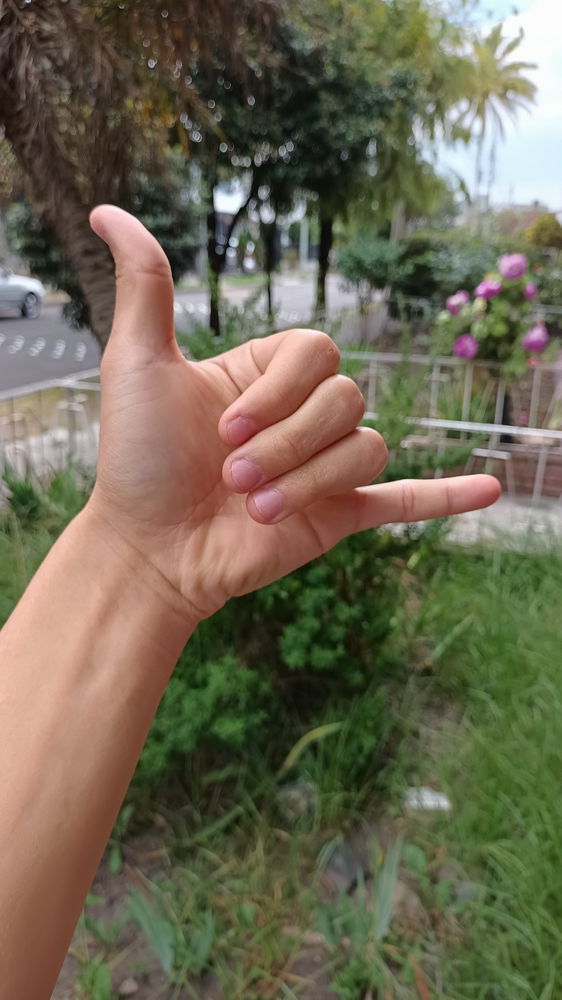
#> input picture Talleres/Taller 5/Images/1.jpg, 562 x 1000 px, shrunk from 2250 x 4000 before the run; its folder holds only this picture in this run
$ jupyter execute --allow-errors 'Taller 5.ipynb'
#> lines starting #> are read from the running program, lines starting #| are printed output that depends on the picture; after the words box and inside, x2 and y2 are one past the last pixel; in counts of white or black regions, pixels touching at a corner belong together
#> further down, img is the input picture: shape (1000, 562, 3); mean B, G, R 83.2, 104.1, 110.5
### **Taller 5 -  Extracción de características**

#### **Integrantes**

- Oscar Leonardo Riveros Perez

- Yovany Esneider Vargas Gutierrez

**1. Definir un vector de dimensión mayor o igual a 30**

[cell 1]
featuresVector = ['Numero de dedos',
                  'Ángulo pulgar', 'Ángulo indice', 'Ángulo corazón', 'Ángulo anular', 'Ángulo meñique',
                  'Ancho pulgar', 'Ancho indice', 'Ancho corazón', 'Ancho anular', 'Ancho meñique',
                  'Pulgar extendido', 'Indice extendido', 'Corazón extendido', 'Anular extendido', 'Meñique extendido',
                  'Pulgar contraído', 'Indice contraído', 'Corazón contraído', 'Anular contraído', 'Meñique contraído',
                  'Hu_1', 'Hu_2', 'Hu_3', 'Hu_4', 'Hu_5', 'Hu_6', 'Hu_7', 'Redondez', 'Compacidad']

print('Dimension del vector de características:', len(featuresVector))

Estás características, se someterán a evaluación bajos los criterios para un 'buen conjunto de características', por ahora son adecuadas para el desarrollo de esté taller.

[cell 2]
# Librerías
import cv2
from skimage import feature, filters
from scipy import signal
import matplotlib as mpl
mpl.rcParams['figure.dpi'] = 300
import time
import numpy as np

[cell 3]
# Funciones
def HSV(img): # Cambio de espacio de color
    return (cv2.cvtColor(img, cv2.COLOR_BGR2HSV))

def blurImg(img): # Suavizado del histograma y escala de grises
    #Se suaviza el histograma para eliminar mínimos locales
    blur = cv2.GaussianBlur(HSV(img), (3,3), 0)
    return cv2.cvtColor(blur, cv2.COLOR_BGR2GRAY)

def otsu(imgBlur): #Calculo del umbral por otsu
    #Calculo del brillo de la imagen
    y,x = imgBlur.shape[:2]
    brillo = np.sum(imgBlur)/(x*y)
    #La mano será un máximo global, para garantizar su aparición se usa umbral binario
    tre, otsu = cv2.threshold(imgBlur,0,255,cv2.THRESH_BINARY + cv2.THRESH_OTSU)

    #Inversion del umbral en dado caso que el brillo de la imagen sea mayor a 110
    if(brillo>110):
            otsu = ~otsu

    #Dilatar el umbral Otsu para rellenar Huecos
    kernel = np.ones((5, 5), np.uint8)
    return cv2.dilate(otsu, kernel, iterations = 2)

def edge(otsu): # Bordes
    #Hallar los contornos de la imagen
    c_Var = cv2.findContours(otsu, cv2.RETR_EXTERNAL, cv2.CHAIN_APPROX_SIMPLE)
    c_Var = c_Var[0] if len(c_Var) == 2 else c_Var[1]
    return max(c_Var, key = cv2.contourArea)

def segmentation(imgBlur, imgEdge): # Segmentación
    #Obtener el contorno y su version rellena sin borde
    Contorno_Fill   = np.zeros_like(imgBlur)
    Contorno        = np.zeros_like(imgBlur)
    cv2.drawContours(Contorno_Fill, [imgEdge], 0, (255,255,255), cv2.FILLED)
    cv2.drawContours(Contorno, [imgEdge], 0, (255,255,255), 3)
    Contorno_Fill = cv2.bitwise_and(cv2.bitwise_not(Contorno),Contorno_Fill)

    #Segmentación de la imagen
    return cv2.bitwise_and(imgBlur, Contorno_Fill)

def features21th(imgMasked, imgBlur, imgEdge, vector):# Obtención 21 primeras características
    y,x=imgBlur.shape[:2]
    #Filtro Canny
    Edge = feature.canny(imgMasked,sigma = 1).astype(np.uint8)
    kernel = np.ones((5, 5), np.uint8)
    Edge = cv2.dilate(Edge, kernel, iterations = 2)

    #Threshold THblack
    _,shadows = cv2.threshold(imgMasked,115,255,cv2.THRESH_BINARY)

    #AND - THblack, Canny
    AND_operation = cv2.bitwise_and(shadows,Edge)*255

    #Obtener el contorno y su version rellena sin borde
    Contorno_Fill   = np.zeros_like(imgBlur)
    Contorno        = np.zeros_like(imgBlur)
    cv2.drawContours(Contorno_Fill, [imgEdge], 0, (255,255,255), cv2.FILLED)
    cv2.drawContours(Contorno, [imgEdge], 0, (255,255,255), 3)
    Contorno_Fill = cv2.bitwise_and(cv2.bitwise_not(Contorno),Contorno_Fill)

    #OR - AND, Contour
    Contorno_Detail = cv2.bitwise_or(Contorno, AND_operation)

    #Mascara sin los detalles del contorno
    Contorno_Fill_Edge = cv2.bitwise_and(cv2.bitwise_not(Contorno_Detail),Contorno_Fill)
    Contorno_Fill_Edge = cv2.erode(Contorno_Fill_Edge, kernel, iterations = 2)

    #Calculo de la transformada de distancia, radio y coordenadas para generar el circulo de la palma
    D_Transform = cv2.distanceTransform(Contorno_Fill, distanceType = cv2.DIST_L1, maskSize = 3)
    R_DT_1 = np.max(D_Transform)
    Coor_DT_1 = (np.argmax(D_Transform)%x,np.argmax(D_Transform)//x)

    #Circulos de la palma
    Circle = cv2.circle(np.zeros_like(imgBlur), Coor_DT_1, int(R_DT_1), 255, -1)
    Circle_max = cv2.circle(np.zeros_like(imgBlur), Coor_DT_1, int(R_DT_1*1.5), 255, -1)

    #Crear un muestreo de n puntos con el circulo mascara respecto la imagen original, lo cual dara indicios de en que lugar se encuentra la palma y los dedos
    Angle = np.linspace(0,360,1000)
    Radial_Sample = np.zeros_like(Angle)
    Index_y = np.clip((int(R_DT_1*1.5)*np.cos(Angle*np.pi/180)+Coor_DT_1[1]).astype(int),0,y-1)
    Index_x = np.clip((int(R_DT_1*1.5)*np.sin(Angle*np.pi/180)+Coor_DT_1[0]).astype(int),0,x-1)
    for i in range(0,len(Radial_Sample)):
            Radial_Sample[i] = Contorno_Fill[Index_y[i]][Index_x[i]]

    #Ajuste para comenzar el arreglo en el primer punto mínimo
    Shift = np.argmin(Radial_Sample)
    Radial_Sample = np.roll(Radial_Sample,-Shift)
    Radial_Sample[-1] = 0

    #Realizar la transformada de distancia para identificar el punto central de los dedos y palma, ademas de su anchura
    D_Transform_Samples = cv2.distanceTransform(Radial_Sample.astype(np.uint8), distanceType = cv2.DIST_L1, maskSize = 3)
    D_T_Samples_R = np.max(D_Transform_Samples).astype(int)
    D_T_Samples_C = np.argmax(D_Transform_Samples).astype(int)

    #Ajustar los arreglos para que siempre empiecen con el punto maximo, correspondiente a la palma
    Radial_Sample = np.roll(Radial_Sample,D_T_Samples_R+len(Angle)-D_T_Samples_C)
    Index_y = np.roll(Index_y,D_T_Samples_R+len(Angle)-D_T_Samples_C-Shift)
    Index_x = np.roll(Index_x,D_T_Samples_R+len(Angle)-D_T_Samples_C-Shift)
    D_Transform_Samples = np.roll(D_Transform_Samples,D_T_Samples_R+len(Angle)-D_T_Samples_C)
    D_Transform_Samples = D_Transform_Samples.flatten()
    Angle = np.roll(Angle,D_T_Samples_R+len(Angle)-D_T_Samples_C-Shift)

    #Encontrar el indice del circulo en el que se encuentran los dedos y la palma, también su radio
    Peak_Center = signal.find_peaks(D_Transform_Samples, height = 10, width = 5)
    Peak_Center = Peak_Center[0].astype(int)
    if(len(Peak_Center)>6):
            Peak_Center = Peak_Center[:6]
    Peak_Radius = D_Transform_Samples[Peak_Center].astype(int)

    #Puntos centra, y extremos de los dedos
    Point_1 = np.vstack((Index_x[Peak_Center-Peak_Radius], Index_y[Peak_Center-Peak_Radius])).T
    Point_2 = np.vstack((Index_x[Peak_Center+Peak_Radius], Index_y[Peak_Center+Peak_Radius])).T
    Point_Center = np.vstack((Index_x[Peak_Center], Index_y[Peak_Center])).T
    Angle_Points = Angle[Peak_Center]

    FingerSize_1 = np.zeros_like(Peak_Center).astype(float)
    FingerSize_Inner_1 = np.zeros_like(Peak_Center).astype(float)
    #Lineas de los dedos y palma
    for i in range(0,len(Peak_Center)):
            FingerSize_1[i] = np.sqrt((Point_1[i][0]-Point_2[i][0])**2+(Point_1[i][1]-Point_2[i][1])**2)/R_DT_1
            FingerSize_Inner_1[i] = 1.4


    Point_Finger_Ext = np.zeros_like(Point_1)
    #Lineas de los dedos y palma
    m_img = y/x

    for i in range(1,len(Peak_Center)):

            #Hallar pendiente ortogonal a la recta de los dedos (Para tener X = m*(y-y1)+x1)
            m = -(Point_1[i][1]-Point_2[i][1])/(Point_1[i][0]-Point_2[i][0])

            if(m>m_img):
                    y_finger = np.arange(Point_Center[i][1],y)
                    x_finger = m*(y_finger-Point_Center[i][1])+Point_Center[i][0]
                    x_overload_upper = np.where(x_finger >=  x)[0]
                    x_overload_lower = np.where(x_finger <=  0)[0]

                    if(len(x_overload_upper)>0):
                            x_finger = x_finger[:x_overload_upper[0]-1]
                            y_finger = y_finger[:x_overload_upper[0]-1]
                    if(len(x_overload_lower)>0):
                            x_finger = x_finger[:x_overload_upper[0]-1]
                            y_finger = y_finger[:x_overload_upper[0]-1]

            else:
                    y_finger = np.arange(0,Point_Center[i][1])
                    x_finger = m*(y_finger-Point_Center[i][1])+Point_Center[i][0]
                    x_overload_upper = np.where(x_finger >=  x)[0]
                    x_overload_lower = np.where(x_finger <=  0)[0]

                    if(len(x_overload_upper)>0):
                            x_finger = x_finger[x_overload_upper[-1]+1:]
                            y_finger = y_finger[x_overload_upper[-1]+1:]
                    if(len(x_overload_lower)>0):
                            x_finger = x_finger[x_overload_lower[-1]+1:]
                            y_finger = y_finger[x_overload_lower[-1]+1:]

            x_samples = np.zeros_like(x_finger)

            #Hallar el punto externo del dedo que coincide con la recta proyectada ortogonal a la obtenida de los dedos
            for j in range(0,len(x_finger)):
                    x_samples[j] = Contorno_Fill[y_finger[j].astype(int)][x_finger[j].astype(int)]

                    if(m>m_img):
                            if(x_samples[j] == 0):
                                    break
                    else:
                            if(x_samples[j] == 255):
                                    break

            Point_Finger_Ext[i] = [x_finger[j].astype(int),y_finger[j].astype(int)]

    FingerSize_Ext_1 = np.zeros_like(Peak_Center).astype(float)
    for i in range(1,len(Peak_Center)):
            FingerSize_Ext_1[i] = np.sqrt((Point_Center[i][0]-Point_Finger_Ext[i][0])**2+(Point_Center[i][1]-Point_Finger_Ext[i][1])**2)/R_DT_1


    #Transformada de distancia para verificar si existen dedos encogidos
    D_Transform_Aux = cv2.distanceTransform(Contorno_Fill_Edge, distanceType = cv2.DIST_L1, maskSize = 3)
    R_DT_Aux = np.max(D_Transform_Aux)
    Coor_DT_Aux = (np.argmax(D_Transform_Aux)%x,np.argmax(D_Transform_Aux)//x)

    #Segmentación de los dedos compleja
    tol = 0.2
    if(not(np.abs(Coor_DT_1[0]-Coor_DT_Aux[0])/Coor_DT_1[0]<tol and np.abs(Coor_DT_1[1]-Coor_DT_Aux[1])/Coor_DT_1[1]<tol) and len(Peak_Center)<6):
            #Umbralizar para segmentar palma y dedos
            _,shadows_2 = cv2.threshold((D_Transform_Aux*255/np.max(R_DT_Aux)).astype(np.uint8),50,255,cv2.THRESH_BINARY)

            #Encontrar el contorno mas grande (Palma)
            c_Var = cv2.findContours(shadows_2, cv2.RETR_EXTERNAL, cv2.CHAIN_APPROX_SIMPLE)
            c_Var = c_Var[0] if len(c_Var)  ==  2 else c_Var[1]
            C_var = max(c_Var, key = cv2.contourArea)

            Contorno_Palma = np.zeros_like(imgBlur)
            cv2.drawContours(Contorno_Palma, [C_var], 0, (255,255,255), cv2.FILLED)

            #Mascara para obtener los dedos
            Mask_Dedos_1 = cv2.bitwise_and(Circle, cv2.bitwise_not(Contorno_Palma))
            Dedos_1 = cv2.bitwise_and(Contorno_Fill_Edge, Mask_Dedos_1)

            #Transformada de distancia de los dedos
            Dedos_1 = cv2.distanceTransform(Dedos_1, distanceType = cv2.DIST_L1, maskSize = 3)

            # Transformada de distancia - Erosionada
            Dedos_1 = cv2.erode(Dedos_1, cv2.getStructuringElement(cv2.MORPH_ELLIPSE,(10,10)), iterations = 10)
            Dedos_1 = cv2.dilate(Dedos_1, cv2.getStructuringElement(cv2.MORPH_ELLIPSE,(10,10)), iterations = 10)
            _,Dedos_1 = cv2.threshold((Dedos_1*255/np.max(Dedos_1)).astype(np.uint8),80,255,cv2.THRESH_BINARY)

            #Crear un muestreo de n puntos con el circulo mascara respecto la imagen original, lo cual dará indicios de en que lugar se encuentran los dedos
            Radial_Sample_2 = np.zeros_like(Angle)
            Index_y_2 = (int(R_DT_1*0.9)*np.cos(Angle*np.pi/180)+Coor_DT_1[1]).astype(int)
            Index_x_2 = (int(R_DT_1*0.9)*np.sin(Angle*np.pi/180)+Coor_DT_1[0]).astype(int)

            for i in range(0,len(Radial_Sample_2)):
                    Radial_Sample_2[i] = Dedos_1[Index_y_2[i]][Index_x_2[i]]

            #Ajuste para comenzar el arreglo en el primer punto mínimo
            Radial_Sample_2[-1] = 0

            #Realizar la transformada de distancia para identificar el punto central de los dedos y palma, ademas de su anchura
            D_Transform_Samples_2 = cv2.distanceTransform(Radial_Sample_2.astype(np.uint8), distanceType = cv2.DIST_L1, maskSize = 3)
            D_T_Samples_2_R = np.max(D_Transform_Samples_2).astype(int)
            D_T_Samples_2_C = np.argmax(D_Transform_Samples_2).astype(int)


            #Ajustar los arreglos para que siempre empiecen con el punto máximo, correspondiente a la palma
            D_Transform_Samples_2 = D_Transform_Samples_2.flatten()

            #Encontrar el indice del circulo en el que se encuentran los dedos y la palma, también su radio
            Peak_Center_2 = signal.find_peaks(D_Transform_Samples_2, height = 10, width = 5)
            Peak_Center_2 = Peak_Center_2[0].astype(int)
            if(len(Peak_Center_2)>6-len(Peak_Center)):
                    Peak_Center_2 = Peak_Center_2[:6-len(Peak_Center)]

            Peak_Radius_2 = D_Transform_Samples_2[Peak_Center_2].astype(int)

            Point_1_Int = np.vstack((Index_x_2[Peak_Center_2-Peak_Radius_2], Index_y_2[Peak_Center_2-Peak_Radius_2])).T
            Point_2_Int = np.vstack((Index_x_2[Peak_Center_2+Peak_Radius_2], Index_y_2[Peak_Center_2+Peak_Radius_2])).T
            Point_Center_Int = np.vstack((Index_x_2[Peak_Center_2], Index_y_2[Peak_Center_2])).T
            Angle_Points_Int = Angle[Peak_Center_2]
            FingerSize_2 = np.zeros_like(Peak_Center_2).astype(float)
            FingerSize_Ext_2 = np.zeros_like(Peak_Center_2).astype(float)
            FingerSize_Inner_2 = np.zeros_like(Peak_Center_2).astype(float)

            for i in range(0,len(Peak_Center_2)):
                    FingerSize_2[i] = np.sqrt((Point_1_Int[i][0]-Point_2_Int[i][0])**2+(Point_1_Int[i][1]-Point_2_Int[i][1])**2)/R_DT_1
                    FingerSize_Ext_2[i] = np.sqrt((Point_Center_Int[i][0]-Coor_DT_1[0])**2+(Point_Center_Int[i][1]-Coor_DT_1[1])**2)/R_DT_1
                    FingerSize_Inner_2[i] = 0.9

    #Obtener el angulo tomando como referencia el quinto dedo
    if(len(Peak_Center)<6):
            Angle_All = np.hstack((Angle_Points,Angle_Points_Int))
            FingerSize_All = np.hstack((FingerSize_1[1:],FingerSize_2))
            FingerSize_Ext_All = np.hstack((FingerSize_Ext_1[1:],FingerSize_Ext_2))
            FingerSize_Inner_All = np.hstack((FingerSize_Inner_1[1:],FingerSize_Inner_2))
    else:
            Angle_All = Angle_Points
            FingerSize_All = FingerSize_1[1:]
            FingerSize_Ext_All = FingerSize_Ext_1[1:]
            FingerSize_Inner_All = FingerSize_Inner_1[1:]

    #Ajuste del orden de los dedos y angulo de referencia
    Angle_All = Angle_All[1:]-Angle_All[0]
    Min_angle_ref = np.argmin(Angle_All)
    Angle_All = Angle_All-Angle_All[Min_angle_ref]

    #Indices para ordenar los dedos
    Sort_Index = np.argsort(Angle_All)

    #Ordenar los arreglos de información en base al orden de los dedos
    Angle_All = np.sort(Angle_All)
    FingerSize_All = FingerSize_All[Sort_Index]
    FingerSize_Ext_All = FingerSize_Ext_All[Sort_Index]
    FingerSize_Inner_All = FingerSize_Inner_All[Sort_Index]

    #Numero de dedos
    vector[0] = len(Angle_All)

    #Angulo relativo de los dedos (Grados °)
    vector[1:1+len(Angle_All)] = Angle_All

    #Ancho de los dedos normalizado
    vector[6:6+len(FingerSize_All)] = FingerSize_All

    #Tamaño de los dedos interno normalizado
    vector[11:11+len(FingerSize_Inner_All)] = FingerSize_Inner_All

    #Tamaño de los dedos externo normalizado
    vector[16:16+len(FingerSize_Ext_All)] = FingerSize_Ext_All

def HUMoments(imgEdge, vector): # Momentos de Hu
    HuMoments =cv2.HuMoments(cv2.moments(imgEdge))
    idx = 0
    for moment in HuMoments:
        vector[21 + idx] = moment[0]
        idx += 1

def getFeatures(img): # Vector de características
    imgBlur = blurImg(img) # Suavizado del histograma
#> in blurImg, `blur = cv2.GaussianBlur(HSV(img), (3,3), 0)`:
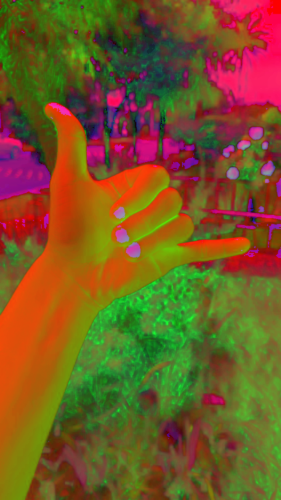
#> blur: shape (1000, 562, 3) (shown at 1/2 size); mean B, G, R 36.6, 86.8, 118.3
#> in blurImg, `return cv2.cvtColor(blur, cv2.COLOR_BGR2GRAY)`:
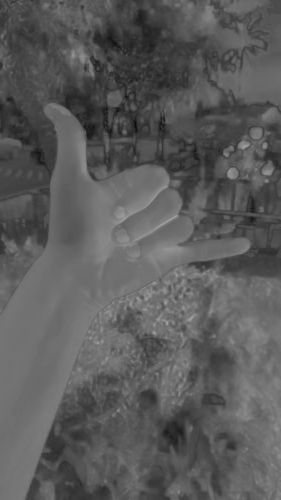
#> returned value: shape (1000, 562) (shown at 1/2 size); min 8, max 163, mean 90.5
    imgOtsu = otsu(imgBlur) # Obtencion del umbral por otsu
#> in otsu, `brillo = np.sum(imgBlur)/(x*y)`: brillo = 90.5
#> in otsu, `tre, otsu = cv2.threshold(imgBlur,0,255,cv2.THRESH_BINARY + cv2.THRESH..`:
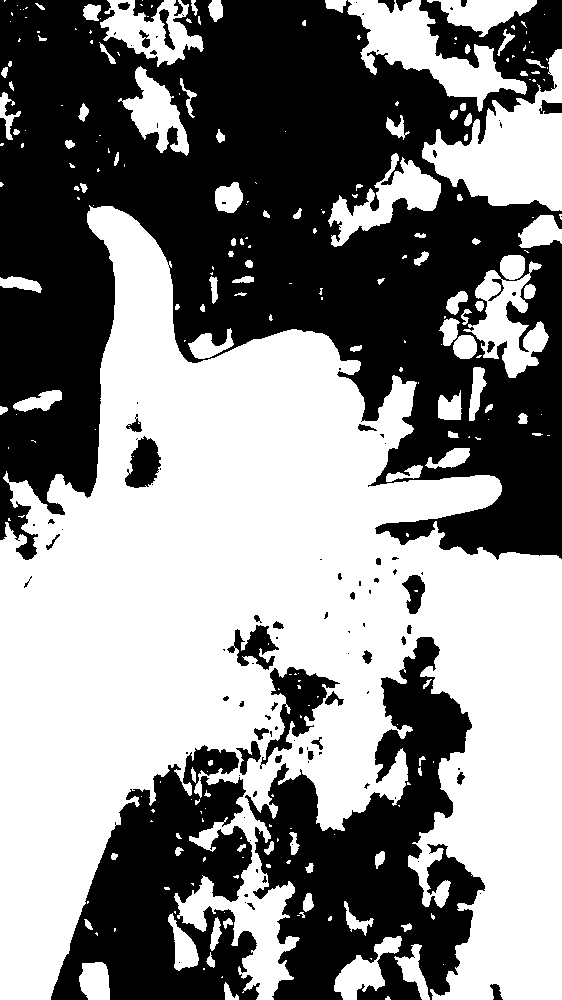
#> otsu: shape (1000, 562); 52.8% white; 106 black regions (61 under 20 px), largest, box (x1, y1, x2, y2) and area: (0, 0, 562, 560) 186872, (245, 637, 485, 1000) 39932, (51, 745, 260, 1000) 29767
#> in otsu, `tre, otsu = cv2.threshold(imgBlur,0,255,cv2.THRESH_BINARY + cv2.THRESH..`: tre = 89
#> in otsu, `return cv2.dilate(otsu, kernel, iterations = 2)`:
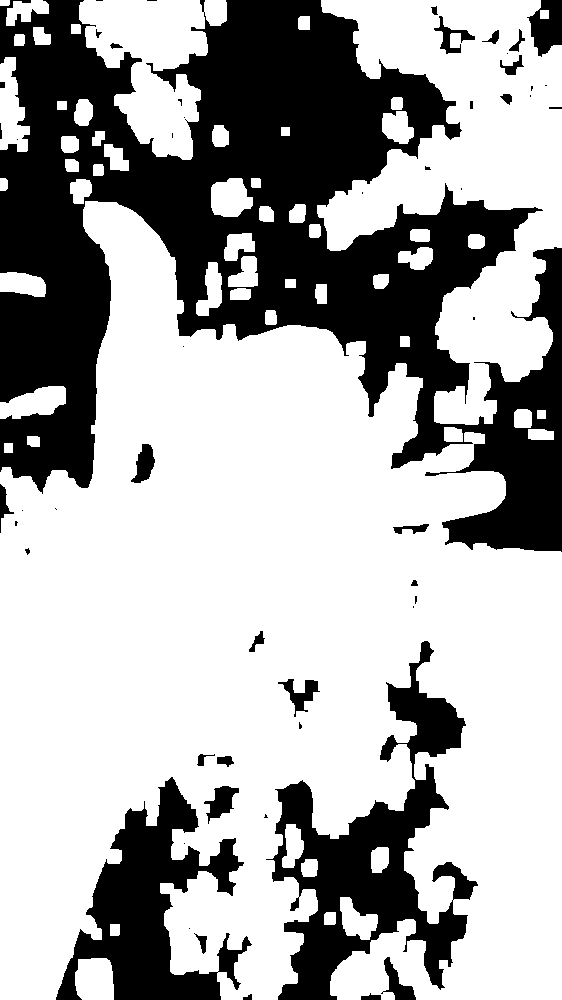
#> returned value: shape (1000, 562); 66.9% white; 54 black regions (24 under 20 px)
    imgEdge = edge(imgOtsu) # Obtener borde
#> in edge, `c_Var = cv2.findContours(otsu, cv2.RETR_EXTERNAL, cv2.CHAIN_APPROX_SIM..`: c_Var = 56 contours; largest, box (x1, y1, x2, y2) and area: (0, 201, 562, 1000) 292860, (317, 0, 562, 425) 50514, (79, 0, 227, 160) 12676, (0, 57, 30, 152) 1678, (75, 958, 114, 1000) 1422
    perimeter = cv2.arcLength(imgEdge, 1) # Perimetro
    area = cv2.contourArea(imgEdge) # Area
    imgMasked = segmentation(imgBlur, imgEdge) # Segmentación de la imagen
    features = np.zeros(30).astype(float) # Vector 1x30
    features21th(imgMasked, imgBlur, imgEdge, features) # Extracción de las 21 primeras características
    HUMoments(imgEdge, features) # Momentos de Hu
    features[28] = np.pi * area/(perimeter*perimeter) # Redondez
    features[29] = perimeter*perimeter/area # Compacidad
    return features

**2. Para un conjunto de al menos 30 imágenes obtenga sus correspondientes vectores de características.**

[cell 4]
allFeaturesImages = np.zeros((30,30)).astype(float)
#> (the rest of this cell did not finish here and is left out)

#> in getFeatures, `imgEdge = edge(imgOtsu)`: imgEdge = contour of 1629 points, box (x1, y1, x2, y2) (0, 201, 562, 1000), area 292860
#> in getFeatures, `perimeter = cv2.arcLength(imgEdge, 1)`: perimeter = 6364.6
#> in getFeatures, `area = cv2.contourArea(imgEdge)`: area = 292860.5
#> in segmentation, `return cv2.bitwise_and(imgBlur, Contorno_Fill)`:
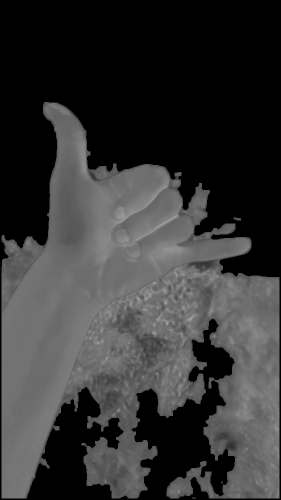
#> returned value: shape (1000, 562) (shown at 1/2 size); min 0, max 163, mean 53.3
#> in features21th, `Contorno_Detail = cv2.bitwise_or(Contorno, AND_operation)`:
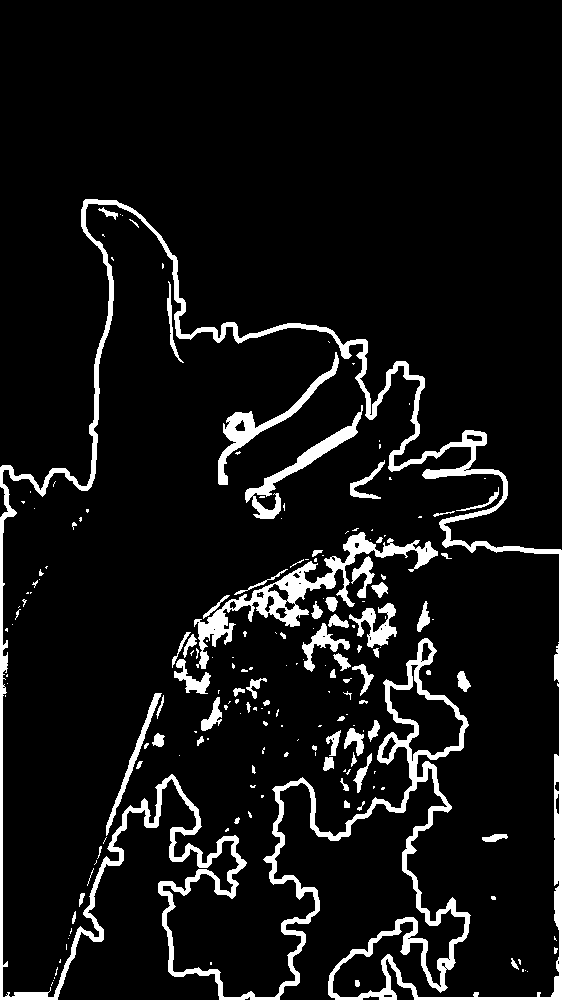
#> Contorno_Detail: shape (1000, 562); 8.1% white; 189 white regions (119 under 20 px), largest, box (x1, y1, x2, y2) and area: (0, 199, 562, 1000) 27718, (194, 532, 438, 669) 4849, (218, 352, 339, 485) 1871
#> (the rest of the program and of its run is left out)
